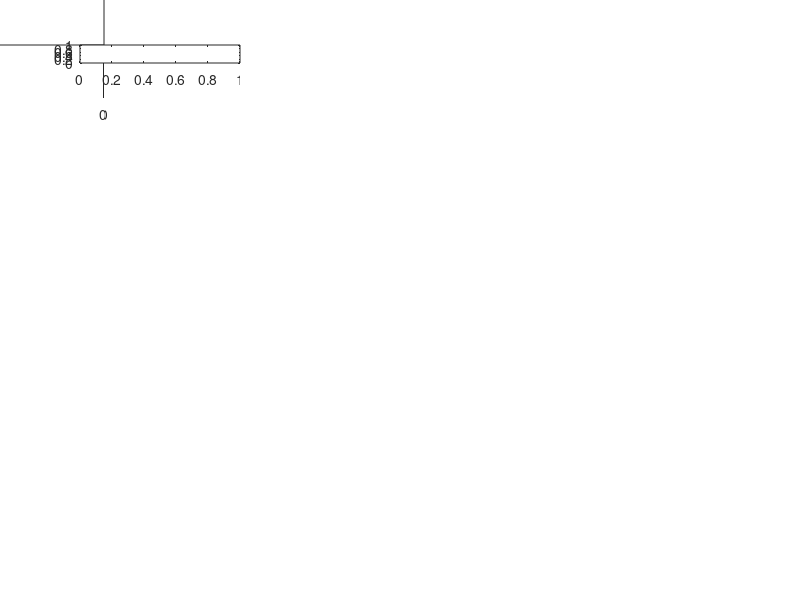

MATLAB code for this plot: (Note: this script raises an error after producing the figure.)
% Load data from mat file
clear all
load FSRSOff3
set(0,'units','normalized');
gcf=figure;
set(gcf,'Units','Normalized','Position',[0 0 0.8 0.9]);%[0 4/75 1 0.85]);
dw=1/FSRS_OffRes_nt;c=3e-5;
maxr=max(max(max(abs(FSRS_OffRes_Ratio))));
y=-0.04;x=0.04;
% Axes positions
gcp_t_y=0.585;gcp_b_y=0.10;
gcp_l_x=0.05;gcp_c_x=0.32;gcp_r_x=0.59;
gcw=0.3;gch=0.3;
gcpos=[gcp_l_x gcp_t_y gcw gch;gcp_l_x gcp_b_y gcw gch];
gdpos=[gcp_c_x gcp_t_y gcw gch;gcp_c_x gcp_b_y gcw gch];
grpos=[gcp_r_x gcp_t_y gcw gch;gcp_r_x gcp_b_y gcw gch];
% Color bar positions
cp_t_y=0.895;cp_b_y=0.41;
cp_l_x=0.1;cp_c_x=0.37;cp_r_x=0.64;
cw=0.2;ch=0.03;
ccpos=[cp_l_x cp_t_y cw ch;cp_l_x cp_b_y cw ch];
cdpos=[cp_c_x cp_t_y cw ch;cp_c_x cp_b_y cw ch];
crpos=[cp_r_x cp_t_y cw ch;cp_r_x cp_b_y cw ch];
% Text
tstr={'a)';'b)';'c)';'d)';'e)';'f)'};
% Text positions
tp_t_y=0.82;tp_b_y=0.33;
tp_l_x=0.105;tp_c_x=0.375;tp_r_x=0.645;
tw=0.06;th=0.06;
tpos=[tp_l_x tp_t_y tw th; tp_c_x tp_t_y tw th; tp_r_x tp_t_y tw th;...
          tp_l_x tp_b_y tw th; tp_c_x tp_b_y tw th; tp_r_x tp_b_y tw th];
for iv=1:2
    maxs=max(max(max(abs(FSRS_OffRes_Cascade(:,:,iv)))),...
        max(max(abs(FSRS_OffRes_Direct(:,:,iv)))));
    FSRS_OffRes_dts(iv)=FSRS_OffRes_dts(1);
    w=(-1/2:dw:(1/2-dw))/FSRS_OffRes_dts(iv)/c;w=w-w(1);
    t=0:FSRS_OffRes_dts(iv):(FSRS_OffRes_nt-1)*FSRS_OffRes_dts(iv);
    if iv==1;wrange=[-1500 1500];else wrange=[-2400 2400];end
    gc(iv)=subplot(2,3,1+3*(iv-1));contour(t,w,-imag(FSRS_OffRes_Cascade(:,:,iv))/maxs,50);
    xlabel('\tau (fs)');%xlim(wrange);
    ylabel('\omega/2\pic (cm^{-1})');%ylim(wrange);'Xtick',[1e-4 3e-4 5e-4],'XtickLabel',{'1.0e-4','3.0e-4','5.0e-4'},
    colormap jet;cc(iv)=colorbar('Location','northoutside','fontsize',10,'Position',ccpos(iv,:));
    set(gca,'linewidth',2,'fontsize',10,'fontweight','bold','Position',gcpos(iv,:));
    axis square;%title('CASCADES')
    tx=annotation(gcf,'textbox',tpos(1+3*(iv-1),:),...
        'String',tstr(1+3*(iv-1)),'EdgeColor','none',...
        'fontweight','bold','fontsize',10);
    
    gd(iv)=subplot(2,3,2+3*(iv-1));contour(t,w,-real(FSRS_OffRes_Direct(:,:,iv))/maxs,50);
    xlabel('\tau (fs)');%xlim(wrange);
    ylabel('\omega/2\pic (cm^{-1})');%ylim(wrange);
    colormap jet;cd(iv)=colorbar('Location','northoutside','fontsize',10,'Position',cdpos(iv,:));
    set(gca,'linewidth',2,'fontsize',10,'fontweight','bold','Position',gdpos(iv,:));axis square;%title('Direct')
    tx=annotation(gcf,'textbox',tpos(2+3*(iv-1),:),...
        'String',tstr(2+3*(iv-1)),'EdgeColor','none',...
        'fontweight','bold','fontsize',10);

    gr(iv)=subplot(2,3,3+3*(iv-1));contourf(FSRS_OffRes_dws,FSRS_OffRes_disps,log10(FSRS_OffRes_Ratio(:,:,iv)),50,'edgecolor','none');
    xlabel('(\omega_AP-\omega_{eg})/2\pic (cm^{-1})');
    ylabel({'Scaling Factor of';'Mode Displacement \it d'});%caxis([0 maxr])
    colormap jet;cr(iv)=colorbar('Location','northoutside','fontsize',10,'Position',crpos(iv,:));
    set(gca,'linewidth',2,'fontsize',10,'fontweight','bold','Position',grpos(iv,:));axis square;%title('E^{3}_{CAS}:E^{5}_{DIRECT}')
    tx=annotation(gcf,'textbox',tpos(3+3*(iv-1),:),...
        'String',tstr(3+3*(iv-1)),'EdgeColor','none',...
        'fontweight','bold','fontsize',10,'Color',[1 1 1]);
end